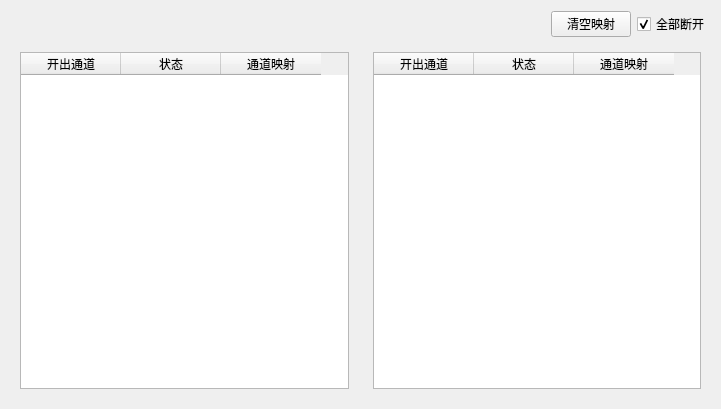
<?xml version="1.0" encoding="UTF-8"?>
<ui version="4.0">
 <class>CSttReplayBoutModuleChWidget</class>
 <widget class="QWidget" name="CSttReplayBoutModuleChWidget">
  <property name="geometry">
   <rect>
    <x>0</x>
    <y>0</y>
    <width>721</width>
    <height>409</height>
   </rect>
  </property>
  <property name="maximumSize">
   <size>
    <width>16777215</width>
    <height>16777215</height>
   </size>
  </property>
  <property name="windowTitle">
   <string>Form</string>
  </property>
  <layout class="QVBoxLayout" name="verticalLayout">
   <item>
    <layout class="QHBoxLayout" name="_2">
     <item>
      <spacer name="horizontalSpacer">
       <property name="orientation">
        <enum>Qt::Horizontal</enum>
       </property>
       <property name="sizeHint" stdset="0">
        <size>
         <width>40</width>
         <height>20</height>
        </size>
       </property>
      </spacer>
     </item>
     <item>
      <widget class="QPushButton" name="m_btnClearMap">
       <property name="text">
        <string>清空映射</string>
       </property>
      </widget>
     </item>
     <item>
      <widget class="QSttCheckBox" name="m_btnDisconnectAll">
       <property name="text">
        <string>全部断开</string>
       </property>
       <property name="checked">
        <bool>true</bool>
       </property>
      </widget>
     </item>
    </layout>
   </item>
   <item>
    <layout class="QHBoxLayout" name="horizontalLayout">
     <item>
      <widget class="QWidget" name="m_leftWifget" native="true">
       <layout class="QHBoxLayout" name="horizontalLayout_3">
        <item>
         <widget class="QTableWidget" name="tableWidget">
          <property name="enabled">
           <bool>true</bool>
          </property>
          <column>
           <property name="text">
            <string>开出通道</string>
           </property>
          </column>
          <column>
           <property name="text">
            <string>状态</string>
           </property>
          </column>
          <column>
           <property name="text">
            <string>通道映射</string>
           </property>
          </column>
         </widget>
        </item>
       </layout>
      </widget>
     </item>
     <item>
      <widget class="QWidget" name="m_rightWidget" native="true">
       <layout class="QHBoxLayout" name="horizontalLayout_2">
        <item>
         <widget class="QTableWidget" name="tableWidgetIns">
          <property name="enabled">
           <bool>true</bool>
          </property>
          <column>
           <property name="text">
            <string>开出通道</string>
           </property>
          </column>
          <column>
           <property name="text">
            <string>状态</string>
           </property>
          </column>
          <column>
           <property name="text">
            <string>通道映射</string>
           </property>
          </column>
         </widget>
        </item>
       </layout>
      </widget>
     </item>
    </layout>
   </item>
  </layout>
 </widget>
 <customwidgets>
  <customwidget>
   <class>QSttCheckBox</class>
   <extends>QCheckBox</extends>
   <header>../Module/UI//Controls/SttCheckBox.h</header>
  </customwidget>
 </customwidgets>
 <resources/>
 <connections/>
</ui>
